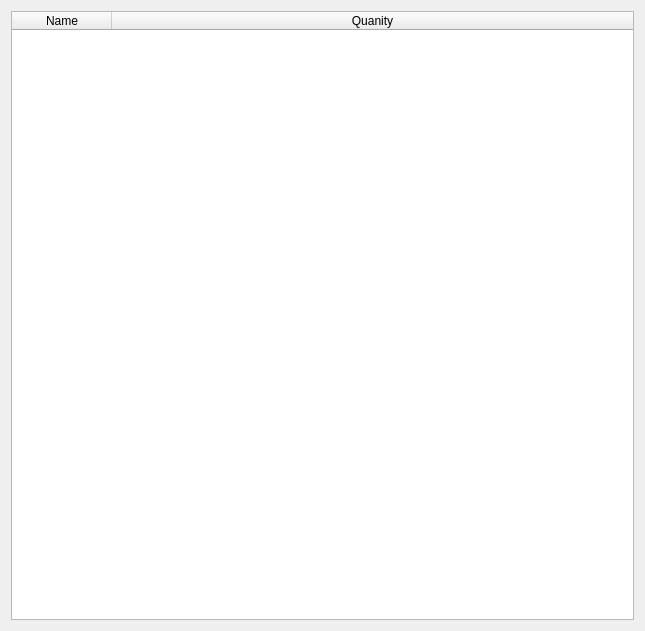
<?xml version="1.0" encoding="UTF-8"?>
<ui version="4.0">
 <class>StockWindow</class>
 <widget class="QWidget" name="StockWindow">
  <property name="geometry">
   <rect>
    <x>0</x>
    <y>0</y>
    <width>645</width>
    <height>631</height>
   </rect>
  </property>
  <property name="windowTitle">
   <string>Stockpile</string>
  </property>
  <layout class="QVBoxLayout" name="verticalLayout">
   <item>
    <widget class="QTableWidget" name="StockTable">
     <property name="maximumSize">
      <size>
       <width>16777215</width>
       <height>16777215</height>
      </size>
     </property>
     <property name="layoutDirection">
      <enum>Qt::LeftToRight</enum>
     </property>
     <property name="autoFillBackground">
      <bool>false</bool>
     </property>
     <property name="horizontalScrollBarPolicy">
      <enum>Qt::ScrollBarAsNeeded</enum>
     </property>
     <property name="sizeAdjustPolicy">
      <enum>QAbstractScrollArea::AdjustToContents</enum>
     </property>
     <property name="editTriggers">
      <set>QAbstractItemView::NoEditTriggers</set>
     </property>
     <property name="alternatingRowColors">
      <bool>false</bool>
     </property>
     <property name="selectionMode">
      <enum>QAbstractItemView::NoSelection</enum>
     </property>
     <property name="textElideMode">
      <enum>Qt::ElideNone</enum>
     </property>
     <property name="sortingEnabled">
      <bool>false</bool>
     </property>
     <property name="wordWrap">
      <bool>true</bool>
     </property>
     <attribute name="horizontalHeaderVisible">
      <bool>true</bool>
     </attribute>
     <attribute name="horizontalHeaderCascadingSectionResizes">
      <bool>false</bool>
     </attribute>
     <attribute name="horizontalHeaderHighlightSections">
      <bool>true</bool>
     </attribute>
     <attribute name="horizontalHeaderMinimumSectionSize">
      <number>37</number>
     </attribute>
     <attribute name="horizontalHeaderShowSortIndicator" stdset="0">
      <bool>false</bool>
     </attribute>
     <attribute name="horizontalHeaderStretchLastSection">
      <bool>true</bool>
     </attribute>
     <attribute name="verticalHeaderVisible">
      <bool>false</bool>
     </attribute>
     <attribute name="verticalHeaderHighlightSections">
      <bool>true</bool>
     </attribute>
     <attribute name="verticalHeaderStretchLastSection">
      <bool>false</bool>
     </attribute>
     <column>
      <property name="text">
       <string>Name</string>
      </property>
      <property name="textAlignment">
       <set>AlignCenter</set>
      </property>
      <property name="foreground">
       <brush brushstyle="SolidPattern">
        <color alpha="255">
         <red>0</red>
         <green>0</green>
         <blue>0</blue>
        </color>
       </brush>
      </property>
     </column>
     <column>
      <property name="text">
       <string>Quanity</string>
      </property>
      <property name="textAlignment">
       <set>AlignCenter</set>
      </property>
     </column>
    </widget>
   </item>
  </layout>
 </widget>
 <resources/>
 <connections/>
</ui>
